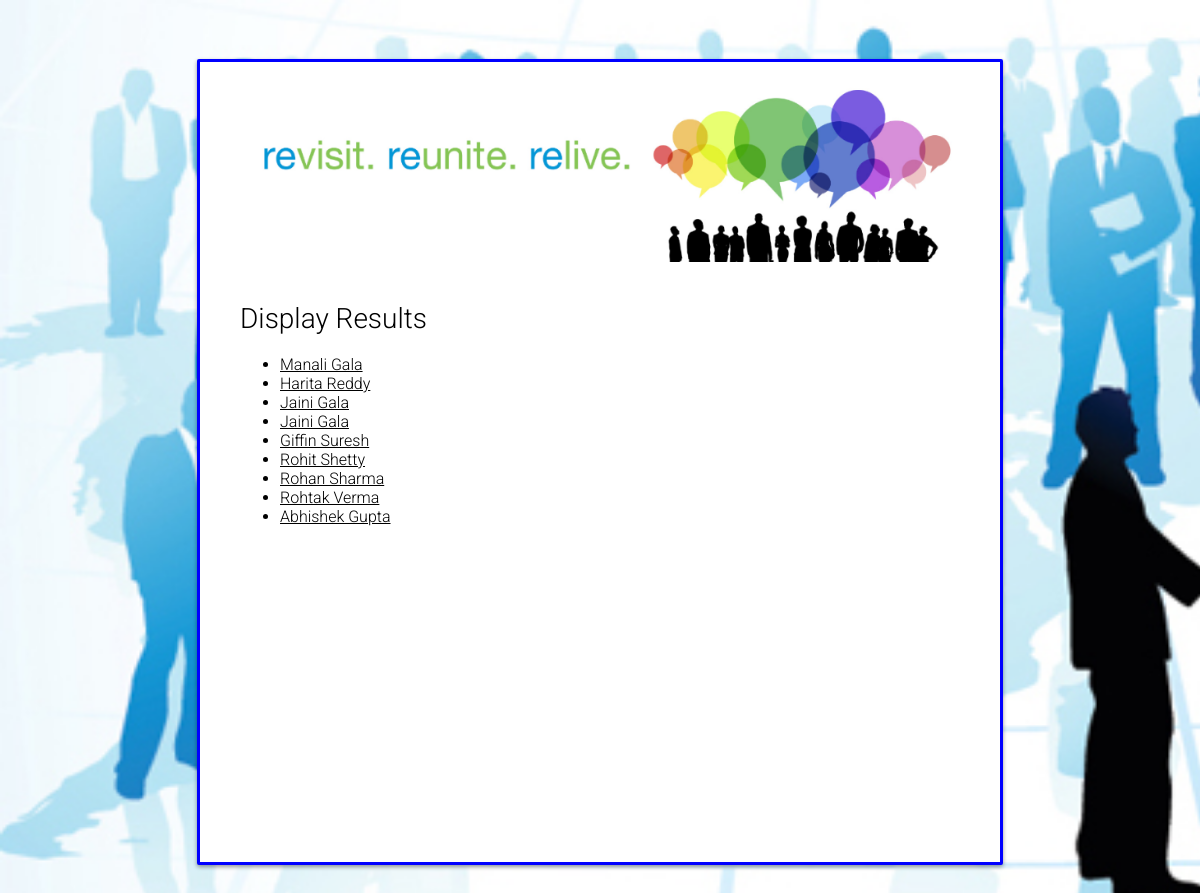
Before: /alumni_tracker/search/display/ with the older database file.
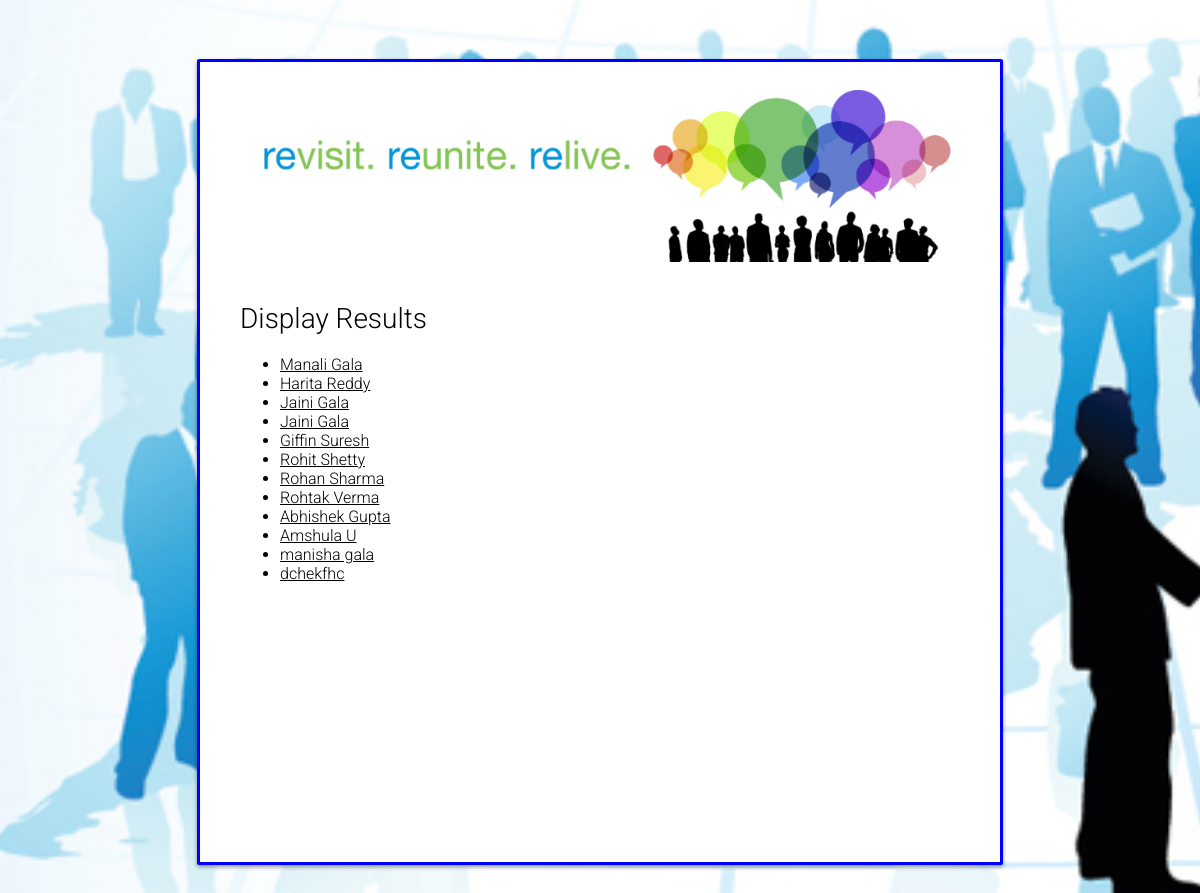
After: the same page with the newer database file.
### alumni_tracker/models.py (models this page shows, shortened)
class Alumnus(models.Model):
	alumni_name = models.CharField(max_length=100)
	roll_no = models.CharField(max_length=7,primary_key=True)
	present_city = models.ForeignKey(Location,on_delete=models.SET_NULL,null=True)
	email_id = models.CharField(max_length=20,null=True)
	dept_code = models.ForeignKey(Department,on_delete=models.SET_NULL,null=True)
	grad_year = models.IntegerField()
	cgpa = models.IntegerField()

### alumni_tracker/views.py (the view)
# urls.py: url(r'^search/display/(?P<pk>[0-9]+[A-Z]+[0-9]+)/$', views.DetailView.as_view(), name='details'),
def display(request):
	alumni_results = Alumnus.objects.all()
	query = request.GET.get("name")
	query1= request.GET.get("grad_year")
	query2= request.GET.get("present_city")
	query3= request.GET.get("dept_code")
	flag=1
	if query:
		alumni_results = alumni_results.filter(
			Q(alumni_name__icontains=query)
		).distinct()
	if query1:
		alumni_results = alumni_results.filter(
		Q(grad_year__exact=query1)
	).distinct()
	if query2:
		alumni_results = alumni_results.filter(
		Q(present_city__city__icontains=query2)
	).distinct()
	if query3:
		alumni_results = alumni_results.filter(
		Q(dept_code__dept_code__icontains=query3)
	).distinct()
	if flag==1:
		return render(request, 'alumni_tracker/display.html', {'alumni_list': alumni_results})
	else:
		return render(request, 'alumni_tracker/display.html', {'alumni_list': alumni_results})

### alumni_tracker/templates/alumni_tracker/display.html (shortened to what this page needs)
{% load staticfiles %}
<!DOCTYPE html>
<html >
<head>
      <link rel="stylesheet" href="{% static 'alumni_tracker/alumnus.css' %}">
</head>
<body>
  <div id="login-box">
  	<div class="top">
  	</div>
  <div class="left">
  	<div  id="alumni_list">
    <h1>Display Results</h1>
<ul>
	{% for alumni in alumni_list %}
		<li><a  id="alumnus_name" href="{% url 'alumni_tracker:details' alumni.roll_no %}">{{alumni.alumni_name}}</a></li>
	{% endfor %}
</ul>
   </div>
  </div>
</div>
</body>
</html>

Changed rows visible on the page:
added Alumnus: alumni_name "Amshula U"
added Alumnus: alumni_name "manisha gala"
added Alumnus: alumni_name "dchekfhc"
